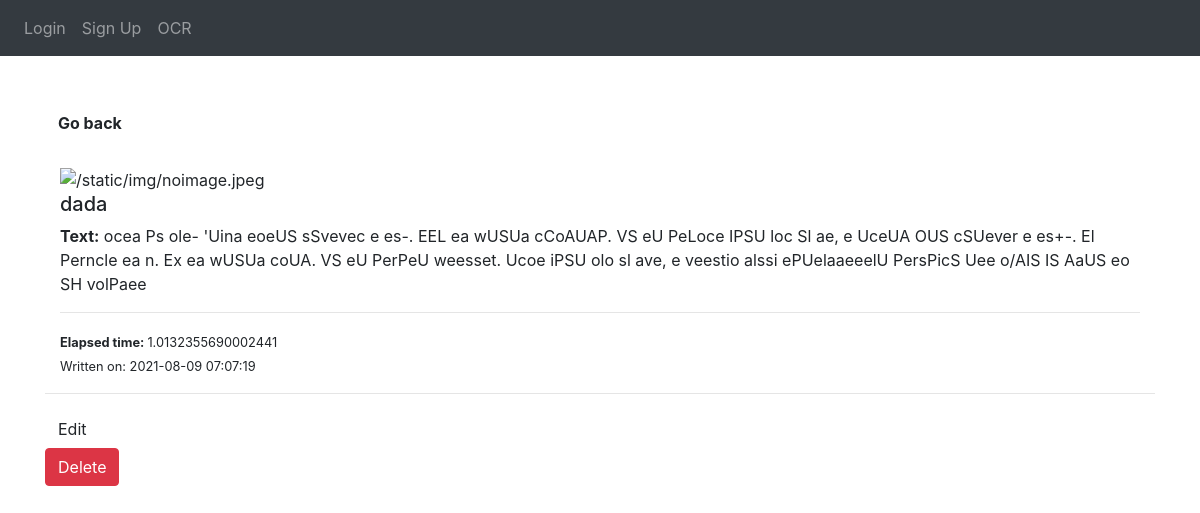
Screenshot of /post/2 with the database file from the repository.
### website/models.py (models this page shows)
class Post(db.Model):
    id = db.Column(db.Integer, primary_key=True)
    img = db.Column(db.String(155))
    title = db.Column(db.String(155))
    data = db.Column(db.String(1024))
    type = db.Column(db.String(15))
    elapsed_time = db.Column(db.String(20))
    date = db.Column(db.DateTime(timezone=True), default=func.now())
    user_id = db.Column(db.Integer, db.ForeignKey('user.id'))

### website/views.py (the view)
@views.route('/post/<id>', methods=['GET'])
def single(id):
    dir_path = os.path.dirname(os.path.realpath(__file__))
    post = Post.query.get(id)
    post.img = post.img.replace(dir_path, '')
    post.img = post.img.replace('\\', '/')
    return render_template('single.html', user=current_user, post=post)

### website/templates/single.html
{% extends "base.html" %} {% block title %} Post {% endblock %}
{% block content %}
<br>
<br>
<a class="btn btn-default" href="/">
    <b>Go back</b>
</a>
<br>
<br>
<div class="col-md-12">
    <img style="width:100%" src="{{ post.img }}" alt="/static/img/noimage.jpeg">
    <br>
    <h5>{{ post.title }}</h5>
    <p>
        <b>Text:</b> {{ post.data }}
    </p>
    <hr>
    <small><b>Elapsed time: </b> {{ post.elapsed_time }}</small>
    <br>
    <small>Written on: {{ post.date }}</small>
</div>
<hr>
<a href="/edit/{{ post.id }}" class="btn btn-default"> Edit </a>
<br>
<button class="btn btn-danger" type="button" onClick="deletePost({{ post.id }})">
    Delete
</button>
{% endblock %}

### website/templates/base.html (shortened to what this page needs)
<!DOCTYPE html>
<html>
<head>
    <link rel="stylesheet" href="https://stackpath.bootstrapcdn.com/bootstrap/4.4.1/css/bootstrap.min.css"
 />
    <link rel="stylesheet" href="https://stackpath.bootstrapcdn.com/font-awesome/4.7.0/css/font-awesome.min.css"
 />
</head>
<body>
    <nav class="navbar navbar-expand-lg navbar-dark bg-dark">
        <div class="collapse navbar-collapse" id="navbar">
            <div class="navbar-nav">
                {% if user.is_authenticated %}
                <a class="nav-item nav-link" id="logout" href="/logout">Logout</a>
                <a class="nav-item nav-link" id="home" href="/">Home</a>
                <a class="nav-item nav-link" id="home" href="/profile">Profile</a>
                <a class="nav-item nav-link" id="home" href="/add">Add post</a>
                <a class="nav-item nav-link" id="home" href="/ocr">OCR</a>
                {% else %}
                <a class="nav-item nav-link" id="login" href="/login">Login</a>
                <a class="nav-item nav-link" id="signUp" href="/sign-up">Sign Up</a>
                <a class="nav-item nav-link" id="home" href="/ocr">OCR</a>
                {% endif %}
            </div>
        </div>
    </nav>
    <div class="container">
        {% block content %} {% endblock %}
    </div>
</body>
</html>

### rows the page displays
Post: title "dada", data "ocea Ps ole- 'Uina eoeUS sSvevec e es-. EEL ea wUSUa cCoAUAP. VS eU PeLoce IPSU loc Sl ae, e UceUA OUS cSUever e es+-. El Perncle ea n. Ex ea wUSUa coUA. VS eU PerPeU weesset. Ucoe iPSU olo sl ave, e veestio alssi ePUelaaeeelU PersPicS Uee o/AIS IS AaUS eo SH volPaee", elapsed_time "1.0132355690002441", date "2021-08-09 07:07:19"
